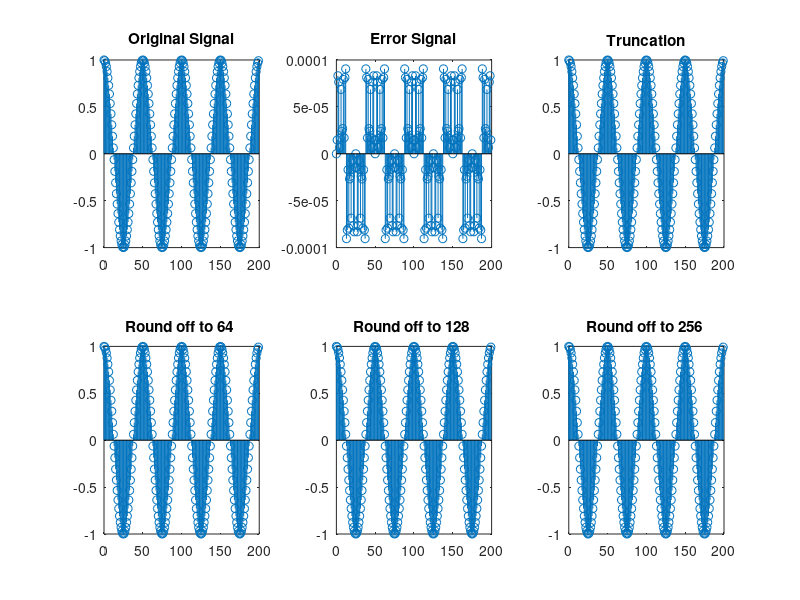

MATLAB code to generate this figure:
fd=1/50;
n=0:199;
q=4;
x=cos(2*pi*fd*n);
subplot(2,3,1)
stem(n,x)
title('Original Signal')
Px=sum(abs(x).^2)/length(x)
xq=fix(x*10^q)/10^q;
xe=x-xq;
Pe=sum(abs(xe).^2)/length(xe)
SQNR=10*log10(Px/Pe)
subplot(2,3,2)
stem(n,xe)
title('Error Signal')
subplot(2,3,3)
stem(n,xq)
title('Truncation')
q1=6;
xq1=round(x*10^q1)/10^q1;
subplot(2,3,4)
stem(n,xq1)
title('Round off to 64 ')
q2=7;
xq2=round(x*10^q2)/10^q2;
subplot(2,3,5)
stem(n,xq2)
title('Round off to 128 ')
q3=8;
xq3=round(x*10^q3)/10^q3;
subplot(2,3,6)
stem(n,xq3)
title('Round off to 256 ')
